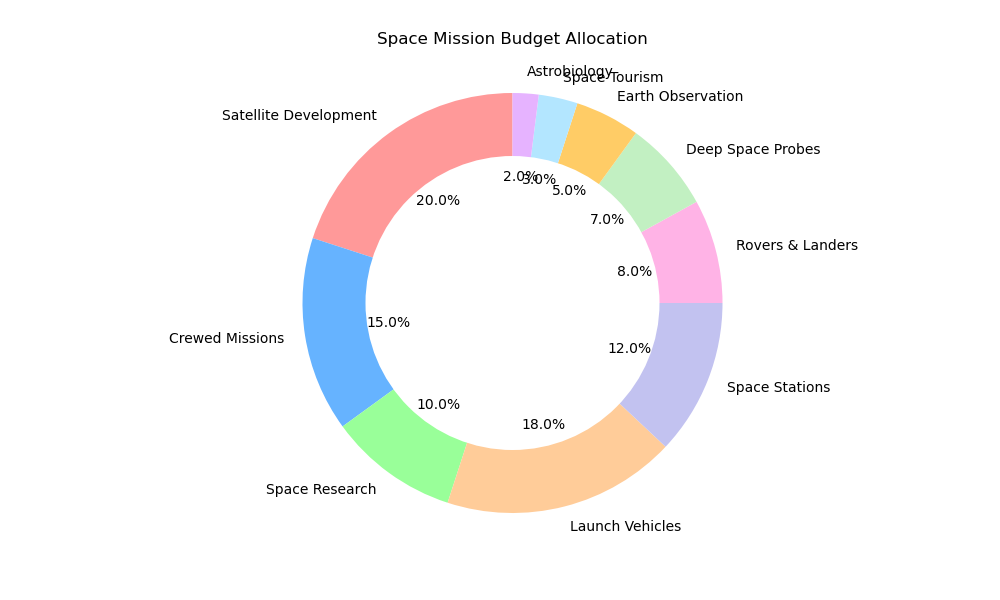

The Python source for this figure:

import matplotlib.pyplot as plt

# Data to plot
labels = ['Satellite Development', 'Crewed Missions', 'Space Research', 'Launch Vehicles', 'Space Stations', 'Rovers & Landers', 'Deep Space Probes', 'Earth Observation', 'Space Tourism', 'Astrobiology']
sizes = [20, 15, 10, 18, 12, 8, 7, 5, 3, 2]
colors = ['#ff9999', '#66b3ff', '#99ff99', '#ffcc99', '#c2c2f0', '#ffb3e6', '#c2f0c2', '#ffcc66', '#b3e6ff', '#e6b3ff']

# Plot
fig1, ax1 = plt.subplots(figsize=(10, 6))
ax1.pie(sizes, labels=labels, colors=colors, autopct='%1.1f%%', startangle=90)

# Draw circle for donut chart
centre_circle = plt.Circle((0,0),0.70,fc='white')
fig = plt.gcf()
fig.gca().add_artist(centre_circle)

# Equal aspect ratio ensures that pie is drawn as a circle
ax1.axis('equal')

plt.title('Space Mission Budget Allocation', pad=20)
plt.show()
